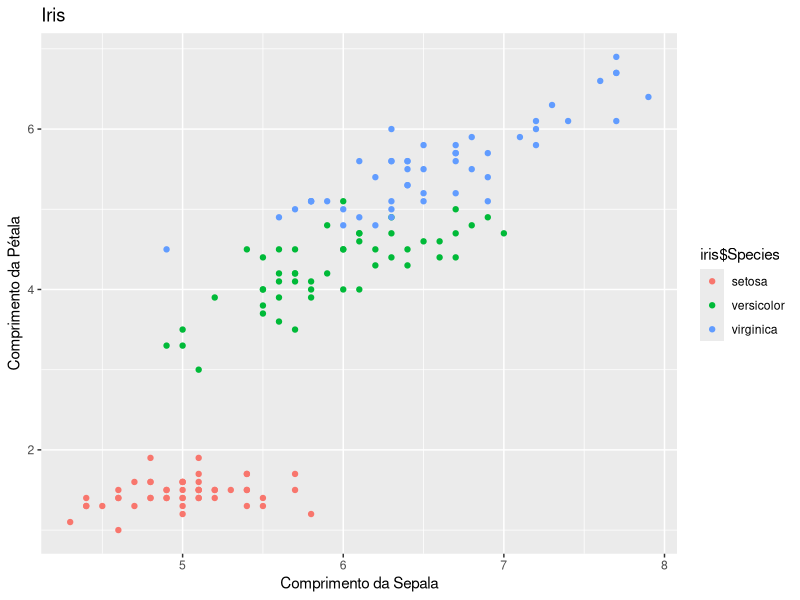

R code for this plot:
data(iris) # carregando o pacote
require(class) # pacote contendo o algoritimo de knn
require(ggplot2) # vizualização
# head(iris)
# plot(iris$Sepal.Length,iris$Petal.Length,col=iris$Species)
qplot(x = iris$Sepal.Length,y = iris$Petal.Length,col=iris$Species,xlab = "Comprimento da Sepala",ylab = "Comprimento da Pétala",main = "Iris",margins = T)
# normalize <- function(x) { 
#   return ((x - min(x)) / (max(x) - min(x))) 
# }

# quantas amostras
amostra = floor(0.70*nrow(iris)) # obtendo 70% dos dados originais para treinamento do modelo

# amostra aleatória
train_ind = sample(x = nrow(iris),size = amostra,replace = F) # coletando uma amostra de tamanho igual a 70% dos dados

# dividindo os dados entre treino e teste, utilizando o índice
treino = iris[train_ind,1:4] # aplicando uma função para normalizar dos dados, para que todos fiquem numa mesma 'escala'. O modelo somente utiliza variáveis numéricas então pegamos somente as colunas de 1 até 4
teste = iris[-train_ind,1:4]
treino.classe = iris[train_ind,5] # recebe somente o 'label' que é a classe a qual queremos estimar o resultado
teste.classe = iris[-train_ind,5]

#criando o modelo
modelo = knn(train = treino,test = teste,k = floor(sqrt(nrow(iris))),cl = treino.classe,prob = T) # o modelo recebe os dados de treino e tenta estimar os de teste, utilizando os 'targets' que são os fatores de classificação

# avaliando o modelo
matriz = as.matrix(table(teste.classe,modelo)) # matriz de confusão do modelo com os valores reais
precisao = sum(diag(matriz))/length(teste.classe) # soma das diagonais da matriz dividido pelo total de elementos
print(matriz);print(c('Precisão:',precisao))

